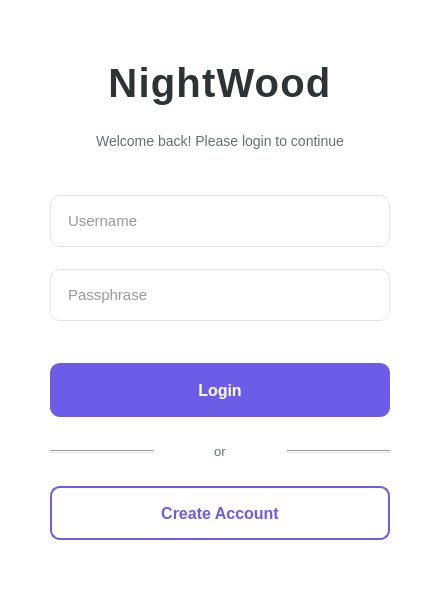
<?xml version="1.0" encoding="UTF-8"?>
<ui version="4.0">
 <class>Login</class>
 <widget class="QWidget" name="Login">
  <property name="geometry">
   <rect>
    <x>0</x>
    <y>0</y>
    <width>440</width>
    <height>600</height>
   </rect>
  </property>
  <property name="minimumSize">
   <size>
    <width>440</width>
    <height>600</height>
   </size>
  </property>
  <property name="windowTitle">
   <string>Nightwood - Login</string>
  </property>
  <property name="styleSheet">
   <string notr="true">background-color: white;</string>
  </property>
  <layout class="QVBoxLayout" name="verticalLayout">
   <property name="spacing">
    <number>22</number>
   </property>
   <property name="leftMargin">
    <number>50</number>
   </property>
   <property name="topMargin">
    <number>45</number>
   </property>
   <property name="rightMargin">
    <number>50</number>
   </property>
   <property name="bottomMargin">
    <number>45</number>
   </property>
   <item>
    <spacer name="verticalSpacer">
     <property name="orientation">
      <enum>Qt::Orientation::Vertical</enum>
     </property>
     <property name="sizeHint" stdset="0">
      <size>
       <width>20</width>
       <height>40</height>
      </size>
     </property>
    </spacer>
   </item>
   <item>
    <widget class="QLabel" name="titleLabel">
     <property name="styleSheet">
      <string notr="true">font-size: 40px; font-weight: bold; color: #2d3436; letter-spacing: 1.2px; margin-bottom: 5px;</string>
     </property>
     <property name="text">
      <string>NightWood</string>
     </property>
     <property name="alignment">
      <set>Qt::AlignmentFlag::AlignCenter</set>
     </property>
    </widget>
   </item>
   <item>
    <widget class="QLabel" name="subtitleLabel">
     <property name="styleSheet">
      <string notr="true">font-size: 14px; color: #636e72; margin-top: 0px; margin-bottom: 10px;</string>
     </property>
     <property name="text">
      <string>Welcome back! Please login to continue</string>
     </property>
     <property name="alignment">
      <set>Qt::AlignmentFlag::AlignCenter</set>
     </property>
    </widget>
   </item>
   <item>
    <spacer name="verticalSpacer_2">
     <property name="orientation">
      <enum>Qt::Orientation::Vertical</enum>
     </property>
     <property name="sizeHint" stdset="0">
      <size>
       <width>20</width>
       <height>40</height>
      </size>
     </property>
    </spacer>
   </item>
   <item>
    <widget class="QLineEdit" name="usernameEdit">
     <property name="minimumSize">
      <size>
       <width>0</width>
       <height>52</height>
      </size>
     </property>
     <property name="styleSheet">
      <string notr="true">QLineEdit {
  padding-left: 15px;
  font-size: 15px;
  border-radius: 10px;
  background-color: white;
  border: 1px solid #dfe6e9;
  color: #2d3436;
}
QLineEdit:focus {
  border: 2px solid #6c5ce7;
}</string>
     </property>
     <property name="placeholderText">
      <string>Username</string>
     </property>
    </widget>
   </item>
   <item>
    <widget class="QLineEdit" name="passphraseEdit">
     <property name="minimumSize">
      <size>
       <width>0</width>
       <height>52</height>
      </size>
     </property>
     <property name="styleSheet">
      <string notr="true">QLineEdit {
  padding-left: 15px;
  font-size: 15px;
  border-radius: 10px;
  background-color: white;
  border: 1px solid #dfe6e9;
  color: #2d3436;
}
QLineEdit:focus {
  border: 2px solid #6c5ce7;
}</string>
     </property>
     <property name="echoMode">
      <enum>QLineEdit::EchoMode::Password</enum>
     </property>
     <property name="placeholderText">
      <string>Passphrase</string>
     </property>
    </widget>
   </item>
   <item>
    <layout class="QHBoxLayout" name="forgotPassphraseLayout">
     <item>
      <spacer name="horizontalSpacer">
       <property name="orientation">
        <enum>Qt::Orientation::Horizontal</enum>
       </property>
       <property name="sizeHint" stdset="0">
        <size>
         <width>40</width>
         <height>20</height>
        </size>
       </property>
      </spacer>
     </item>
    </layout>
   </item>
   <item>
    <spacer name="verticalSpacer_3">
     <property name="orientation">
      <enum>Qt::Orientation::Vertical</enum>
     </property>
     <property name="sizeHint" stdset="0">
      <size>
       <width>20</width>
       <height>25</height>
      </size>
     </property>
    </spacer>
   </item>
   <item>
    <widget class="QPushButton" name="loginButton">
     <property name="minimumSize">
      <size>
       <width>0</width>
       <height>54</height>
      </size>
     </property>
     <property name="styleSheet">
      <string notr="true">QPushButton {
  font-size: 16px;
  font-weight: bold;
  color: white;
  background-color: #6c5ce7;
  border-radius: 10px;
  border: none;
}
QPushButton:hover {
  background-color: #5049c9;
}
QPushButton:pressed {
  background-color: #4040b0;
}</string>
     </property>
     <property name="text">
      <string>Login</string>
     </property>
    </widget>
   </item>
   <item>
    <layout class="QHBoxLayout" name="horizontalLayout">
     <property name="spacing">
      <number>15</number>
     </property>
     <property name="topMargin">
      <number>5</number>
     </property>
     <property name="bottomMargin">
      <number>5</number>
     </property>
     <item>
      <widget class="QFrame" name="line1">
       <property name="styleSheet">
        <string notr="true">background-color: #dfe6e9;</string>
       </property>
       <property name="frameShape">
        <enum>QFrame::Shape::HLine</enum>
       </property>
       <property name="frameShadow">
        <enum>QFrame::Shadow::Sunken</enum>
       </property>
      </widget>
     </item>
     <item>
      <widget class="QLabel" name="orLabel">
       <property name="styleSheet">
        <string notr="true">color: #636e72; font-size: 13px;</string>
       </property>
       <property name="text">
        <string>or</string>
       </property>
       <property name="alignment">
        <set>Qt::AlignmentFlag::AlignCenter</set>
       </property>
      </widget>
     </item>
     <item>
      <widget class="QFrame" name="line2">
       <property name="styleSheet">
        <string notr="true">background-color: #dfe6e9;</string>
       </property>
       <property name="frameShape">
        <enum>QFrame::Shape::HLine</enum>
       </property>
       <property name="frameShadow">
        <enum>QFrame::Shadow::Sunken</enum>
       </property>
      </widget>
     </item>
    </layout>
   </item>
   <item>
    <widget class="QPushButton" name="registerButton">
     <property name="minimumSize">
      <size>
       <width>0</width>
       <height>54</height>
      </size>
     </property>
     <property name="styleSheet">
      <string notr="true">QPushButton {
  font-size: 16px;
  font-weight: bold;
  border-radius: 10px;
  color: #6c5ce7;
  background-color: white;
  border: 2px solid #6c5ce7;
}
QPushButton:hover {
  background-color: #f5f3ff;
}
QPushButton:pressed {
  background-color: #eeeaff;
}</string>
     </property>
     <property name="text">
      <string>Create Account</string>
     </property>
    </widget>
   </item>
   <item>
    <spacer name="verticalSpacer_4">
     <property name="orientation">
      <enum>Qt::Orientation::Vertical</enum>
     </property>
     <property name="sizeHint" stdset="0">
      <size>
       <width>20</width>
       <height>40</height>
      </size>
     </property>
    </spacer>
   </item>
  </layout>
 </widget>
 <resources/>
 <connections/>
</ui>
